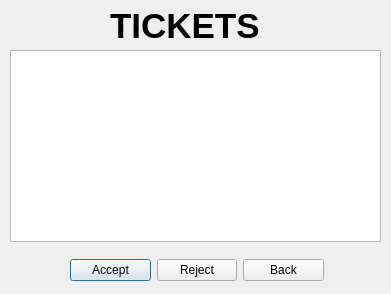
<?xml version="1.0" encoding="UTF-8"?>
<ui version="4.0">
 <class>tickets</class>
 <widget class="QDialog" name="tickets">
  <property name="geometry">
   <rect>
    <x>0</x>
    <y>0</y>
    <width>391</width>
    <height>294</height>
   </rect>
  </property>
  <property name="windowTitle">
   <string>Dialog</string>
  </property>
  <widget class="QTableView" name="tableView">
   <property name="geometry">
    <rect>
     <x>10</x>
     <y>50</y>
     <width>371</width>
     <height>192</height>
    </rect>
   </property>
  </widget>
  <widget class="QWidget" name="horizontalLayoutWidget">
   <property name="geometry">
    <rect>
     <x>70</x>
     <y>230</y>
     <width>254</width>
     <height>80</height>
    </rect>
   </property>
   <layout class="QHBoxLayout" name="horizontalLayout">
    <item>
     <widget class="QPushButton" name="acceptButton">
      <property name="text">
       <string>Accept</string>
      </property>
     </widget>
    </item>
    <item>
     <widget class="QPushButton" name="rejectButton">
      <property name="text">
       <string>Reject</string>
      </property>
     </widget>
    </item>
    <item>
     <widget class="QPushButton" name="backButton">
      <property name="text">
       <string>Back</string>
      </property>
     </widget>
    </item>
   </layout>
  </widget>
  <widget class="QLabel" name="label">
   <property name="geometry">
    <rect>
     <x>110</x>
     <y>-10</y>
     <width>171</width>
     <height>71</height>
    </rect>
   </property>
   <property name="font">
    <font>
     <family>Arial</family>
     <pointsize>26</pointsize>
     <bold>true</bold>
    </font>
   </property>
   <property name="text">
    <string>TICKETS</string>
   </property>
  </widget>
  <widget class="QTableView" name="tableView2">
   <property name="geometry">
    <rect>
     <x>430</x>
     <y>20</y>
     <width>481</width>
     <height>192</height>
    </rect>
   </property>
  </widget>
  <widget class="QTableView" name="tableView3">
   <property name="geometry">
    <rect>
     <x>430</x>
     <y>220</y>
     <width>481</width>
     <height>192</height>
    </rect>
   </property>
  </widget>
 </widget>
 <resources/>
 <connections/>
</ui>
